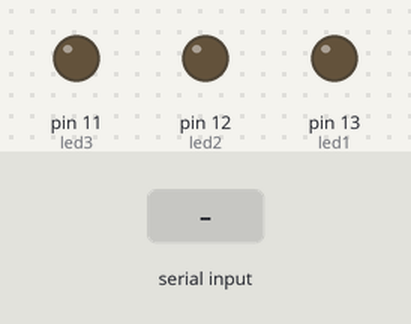
Recording of a sketch running on a simulated Arduino Uno, built with avr-gcc and run on an emulated ATmega328P. On the bench: output pins drawn as LEDs (lit = HIGH). The inputs (shaded band) are chosen by the test bench. What the sketch prints to the serial monitor is not drawn.

Above: at 1.2 s.
1.3 s: "1" received over Serial
At 2.1 s:
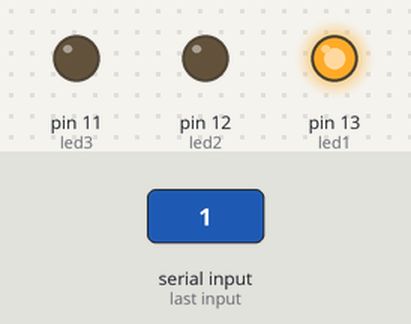
2.8 s: "2" received over Serial
At 3.2 s:
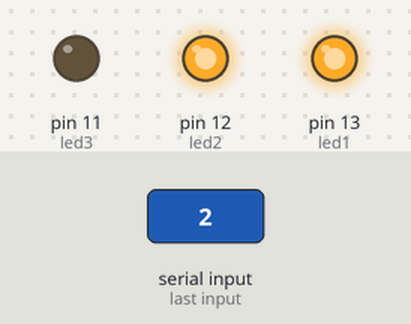
4.3 s: "3" received over Serial
At 5.5 s:
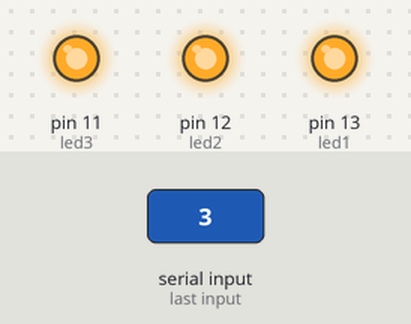
5.8 s: "4" received over Serial
At 6.7 s:
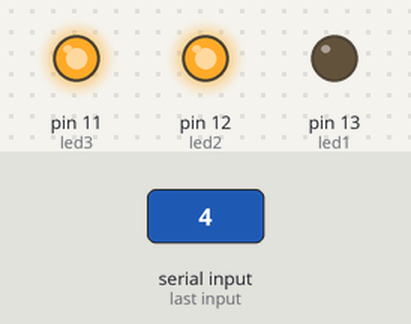
7.3 s: "5" received over Serial
At 7.8 s:
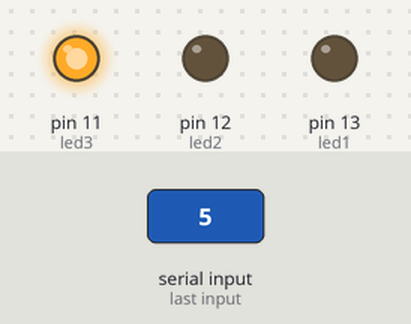
8.8 s: "6" received over Serial
At 10.2 s:
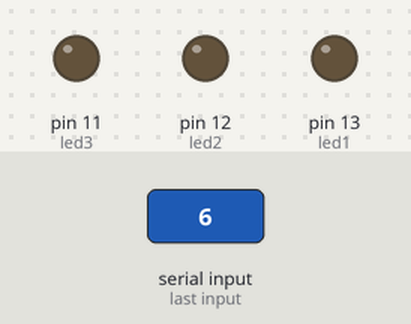
Timing chart, 0 to 11.3 s (numbered marks = the images above; inputs shaded):
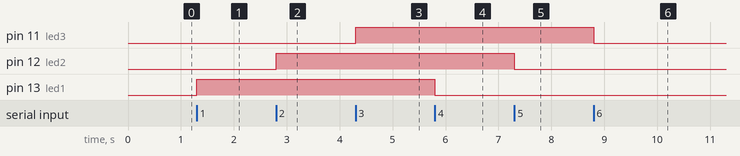

Measured:
- after the input at 1.3 s, pin 13 (led1): LOW → HIGH at once
- after the input at 2.8 s, pin 12 (led2): LOW → HIGH at once
- after the input at 4.3 s, pin 11 (led3): LOW → HIGH at once
- after the input at 5.8 s, pin 13 (led1): HIGH → LOW at once
- after the input at 7.3 s, pin 12 (led2): HIGH → LOW at once
- after the input at 8.8 s, pin 11 (led3): HIGH → LOW at once

The sketch:

Serial-read.ino
```cpp
/* Simple Serial ECHO script : Written by ScottC 03/07/2012 */

/* Use a variable called byteRead to temporarily store
   the data coming from the computer */
#define led1 13
#define led2 12
#define led3 11


byte byteRead;

void setup() {
// Turn the Serial Protocol ON
  pinMode(led1,OUTPUT);
  pinMode(led2,OUTPUT);
  pinMode(led3,OUTPUT);
  Serial.begin(9600);
}

void loop() {
   /*  check if data has been sent from the computer: */
  if (Serial.available()) {
    /* read the most recent byte */
    byteRead = Serial.read();
    /*ECHO the value that was read, back to the serial port. */
    Serial.write(byteRead);
    Serial.write("---");
    switch(byteRead)
    {
      case '1': digitalWrite(led1,HIGH);break;
      case '2': digitalWrite(led2,HIGH);break;
      case '3': digitalWrite(led3,HIGH);break;
      case '4': digitalWrite(led1,LOW);break;
      case '5': digitalWrite(led2,LOW);break;
      case '6': digitalWrite(led3,LOW);break;

    }

  }
}
```
